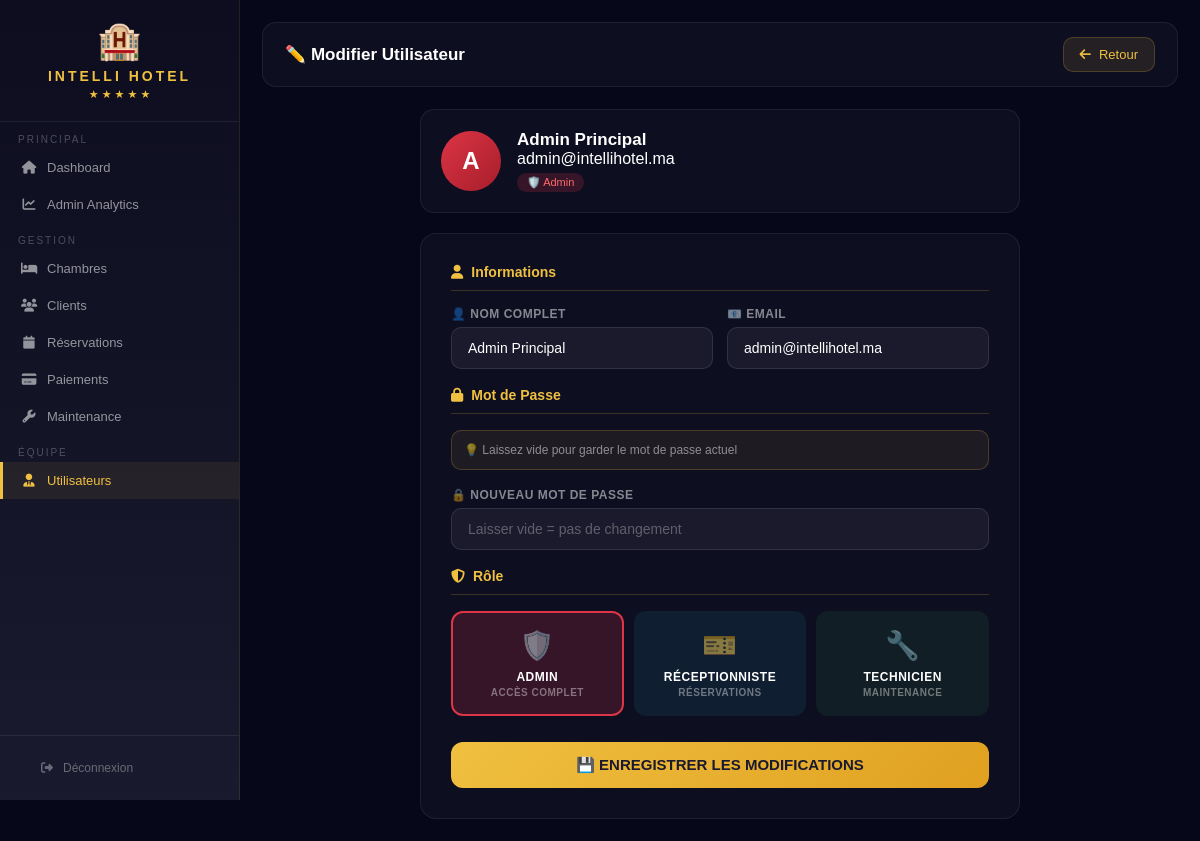
Screenshot of /modules/utilisateurs/modifier.php?id=3 (signed in) with the database file from the repository.
### tables this page shows
CREATE TABLE `utilisateurs` (
  `id` int(11) NOT NULL,
  `nom` varchar(100) DEFAULT NULL,
  `email` varchar(100) DEFAULT NULL,
  `mot_de_passe` varchar(255) DEFAULT NULL,
  `role` enum('admin','receptionniste','technicien') DEFAULT NULL
);

### modules/utilisateurs/modifier.php (the view, shortened to what this page needs)
<?php
require_once '../../config/database.php';
$id   = (int)$_GET['id'];
$user = $conn->query("SELECT * FROM utilisateurs WHERE id=$id")->fetch_assoc();
?>
<!DOCTYPE html>
<html lang="fr">
<head>
<link rel="stylesheet" href="https://cdnjs.cloudflare.com/ajax/libs/font-awesome/6.5.1/css/all.min.css">
</head>
<body>
<div class="sidebar">
    <div class="logo">
        <div class="ico">🏨</div>
        <h2>INTELLI HOTEL</h2>
        <div class="stars">★ ★ ★ ★ ★</div>
    </div>
    <div class="ns">Principal</div>
    <a href="../../index.php"><i class="fa fa-home"></i> Dashboard</a>
    <a href="../../admin/dashboard.php"><i class="fa fa-chart-line"></i> Admin Analytics</a>
    <div class="ns">Gestion</div>
    <a href="../chambres/index.php"><i class="fa fa-bed"></i> Chambres</a>
    <a href="../clients/index.php"><i class="fa fa-users"></i> Clients</a>
    <a href="../reservations/index.php"><i class="fa fa-calendar"></i> Réservations</a>
    <a href="../paiements/index.php"><i class="fa fa-credit-card"></i> Paiements</a>
    <a href="../maintenance/index.php"><i class="fa fa-wrench"></i> Maintenance</a>
    <div class="ns">Équipe</div>
    <a href="index.php" class="active"><i class="fa fa-user-tie"></i> Utilisateurs</a>
    <div class="sf">
        <a href="../auth/logout.php"><i class="fa fa-sign-out-alt"></i> Déconnexion</a>
    </div>
</div>
<div class="main">
    <div class="topbar">
        <h1>✏️ Modifier Utilisateur</h1>
        <a href="index.php" class="btn-back"><i class="fa fa-arrow-left"></i> Retour</a>
    </div>
    <div class="form-wrap">
        <div class="user-info-box">
            <div class="uav <?= $user['role'] ?>"><?= strtoupper(substr($user['nom'],0,1)) ?></div>
            <div>
                <div class="uinfo-name"><?= $user['nom'] ?></div>
                <div><?= $user['email'] ?></div>
                <?php
                $icons=['admin'=>'🛡️ Admin','receptionniste'=>'🎫 Réceptionniste','technicien'=>'🔧 Technicien'];
                ?>
                <div class="uinfo-role <?= $user['role'] ?>"><?= $icons[$user['role']] ?></div>
            </div>
        </div>
        <div class="form-card">
            <form method="POST">
                <div class="sec-title"><i class="fa fa-user"></i> Informations</div>
                <div class="row2">
                    <div>
                        <label>👤 Nom Complet</label>
                        <input type="text" name="nom" value="<?= $user['nom'] ?>" required>
                    </div>
                    <div>
                        <label>📧 Email</label>
                        <input type="email" name="email" value="<?= $user['email'] ?>" required>
                    </div>
                </div>
                <div class="sec-title"><i class="fa fa-lock"></i> Mot de Passe</div>
                <div class="mdp-note">
                    💡 Laissez vide pour garder le mot de passe actuel
                </div>
                <label>🔒 Nouveau Mot de Passe</label>
                <input type="password" name="mot_de_passe" placeholder="Laisser vide = pas de changement">
                <div class="sec-title"><i class="fa fa-shield-alt"></i> Rôle</div>
                <div class="role-grid">
                    <label class="role-card admin <?= $user['role']=='admin'?'selected':'' ?>" onclick="selectRole(this,'admin')">
                        <div class="role-ico">🛡️</div>
                        <div class="role-name">Admin</div>
                        <div class="role-desc">Accès complet</div>
                    </label>
                    <label class="role-card receptionniste <?= $user['role']=='receptionniste'?'selected':'' ?>" onclick="selectRole(this,'receptionniste')">
                        <div class="role-ico">🎫</div>
                        <div class="role-name">Réceptionniste</div>
                        <div class="role-desc">Réservations</div>
                    </label>
                    <label class="role-card technicien <?= $user['role']=='technicien'?'selected':'' ?>" onclick="selectRole(this,'technicien')">
                        <div class="role-ico">🔧</div>
                        <div class="role-name">Technicien</div>
                        <div class="role-desc">Maintenance</div>
                    </label>
                </div>
                <button type="submit" class="btn-submit">
                    💾 ENREGISTRER LES MODIFICATIONS
                </button>
            </form>
        </div>
    </div>
</div>
</body>
</html>

### modules/utilisateurs/modifier.php (style rules this page uses)
* { margin:0;padding:0;box-sizing:border-box; }
body { font-family:Arial;background:#07071a;color:white;display:flex; }
.sidebar { width:240px;min-height:100vh;position:fixed;background:linear-gradient(180deg,#0d0d1f,#1a1a2e);border-right:1px solid rgba(240,192,64,0.1);z-index:100; }
.logo { padding:20px;text-align:center;border-bottom:1px solid rgba(255,255,255,0.07); }
.logo .ico { font-size:36px; }
.logo h2 { color:#f0c040;font-size:14px;letter-spacing:3px;margin-top:6px; }
.logo .stars { color:#f0c040;font-size:11px;margin-top:4px; }
.ns { padding:12px 18px 4px;color:rgba(255,255,255,0.25);font-size:10px;text-transform:uppercase;letter-spacing:2px; }
.sidebar a { display:flex;align-items:center;gap:10px;color:rgba(255,255,255,0.55);text-decoration:none;padding:11px 18px;font-size:13px;border-left:3px solid transparent;transition:0.2s; }
.sidebar a:hover,.sidebar a.active { background:rgba(240,192,64,0.07);color:#f0c040;border-left-color:#f0c040; }
.sidebar a i { width:16px;text-align:center; }
.sf { position:absolute;bottom:0;width:100%;padding:14px 18px;border-top:1px solid rgba(255,255,255,0.07); }
.sf a { color:rgba(255,255,255,0.35);font-size:12px;display:flex;align-items:center;gap:8px; }
.main { margin-left:240px;flex:1;padding:22px; }
.topbar { display:flex;justify-content:space-between;align-items:center;background:rgba(255,255,255,0.03);border:1px solid rgba(255,255,255,0.07);border-radius:14px;padding:14px 22px;margin-bottom:22px; }
.topbar h1 { font-size:17px; }
.btn-back { display:flex;align-items:center;gap:8px;color:#f0c040;text-decoration:none;font-size:13px;background:rgba(240,192,64,0.1);border:1px solid rgba(240,192,64,0.2);padding:9px 16px;border-radius:10px;transition:0.2s; }
.form-wrap { max-width:600px;margin:0 auto; }
.user-info-box { display:flex;align-items:center;gap:16px; background:rgba(255,255,255,0.03); border:1px solid rgba(255,255,255,0.07); border-radius:14px;padding:20px;margin-bottom:20px; }
.uav { width:60px;height:60px;border-radius:50%; display:flex;align-items:center;justify-content:center; font-weight:bold;font-size:24px;flex-shrink:0; }
.uav.admin { background:linear-gradient(135deg,#dc3545,#a71d2a); }
.uinfo-name { color:white;font-size:17px;font-weight:bold; }
.uinfo-role { font-size:11px;padding:3px 10px;border-radius:20px;display:inline-block;margin-top:5px; }
.uinfo-role.admin { background:rgba(220,53,69,0.2);color:#ff6b6b; }
.form-card { background:rgba(255,255,255,0.03);border:1px solid rgba(255,255,255,0.07);border-radius:16px;padding:30px; }
.sec-title { color:#f0c040;font-size:14px;font-weight:bold;margin-bottom:16px;padding-bottom:10px;border-bottom:1px solid rgba(240,192,64,0.2);display:flex;align-items:center;gap:8px; }
label { display:block;font-size:12px;color:rgba(255,255,255,0.5);margin-bottom:6px;font-weight:bold;text-transform:uppercase;letter-spacing:0.5px; }
input,select { width:100%;padding:12px 16px;background:rgba(255,255,255,0.05);border:1px solid rgba(255,255,255,0.1);border-radius:10px;color:white;font-size:14px;margin-bottom:18px;transition:0.2s; }
input::placeholder { color:rgba(255,255,255,0.3); }
.role-grid { display:grid;grid-template-columns:repeat(3,1fr);gap:10px;margin-bottom:20px; }
.role-card { border-radius:12px;padding:16px;text-align:center;cursor:pointer;transition:0.2s;border:2px solid transparent; }
.role-card.admin { background:rgba(220,53,69,0.1); }
.role-card.receptionniste { background:rgba(23,162,184,0.1); }
.role-card.technicien { background:rgba(40,167,69,0.1); }
.role-card.selected.admin { border-color:#dc3545;background:rgba(220,53,69,0.2); }
.role-ico { font-size:28px;margin-bottom:8px; }
.role-name { font-size:12px;font-weight:bold;color:white; }
.role-desc { font-size:10px;color:rgba(255,255,255,0.4);margin-top:3px; }
.mdp-note { background:rgba(240,192,64,0.08);border:1px solid rgba(240,192,64,0.2);border-radius:10px;padding:12px;margin-bottom:18px;font-size:12px;color:rgba(255,255,255,0.5); }
.row2 { display:grid;grid-template-columns:1fr 1fr;gap:14px; }
.btn-submit { width:100%;padding:14px;background:linear-gradient(135deg,#f0c040,#e0a020);color:#1a1a2e;border:none;border-radius:12px;font-size:15px;font-weight:bold;cursor:pointer;transition:0.3s; }

### rows the page displays
utilisateurs: nom "A", nom "Admin Principal", email "admin@intellihotel.ma", role "🛡️ Admin"
